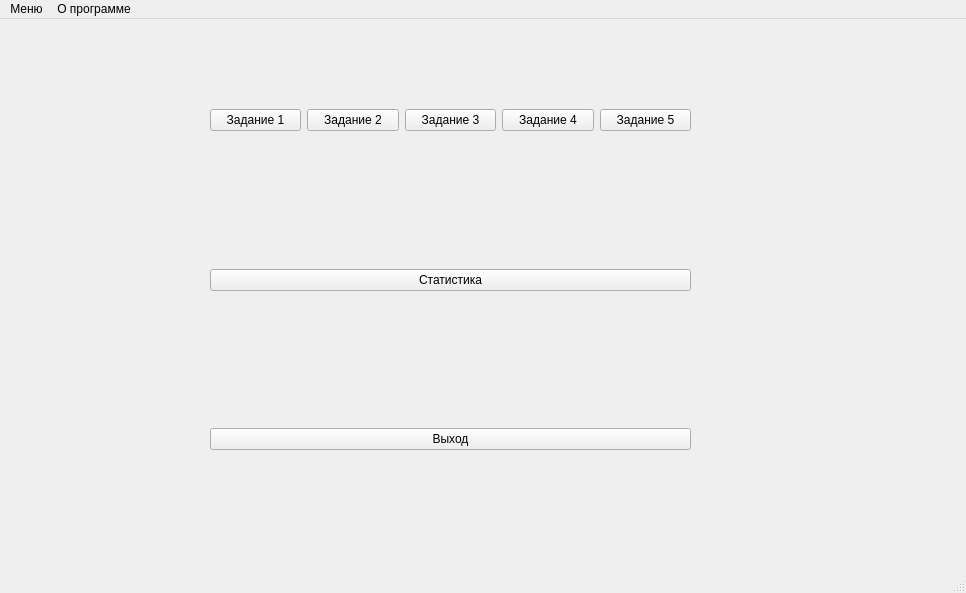
<?xml version="1.0" encoding="UTF-8"?>
<ui version="4.0">
 <class>MainWindow</class>
 <widget class="QMainWindow" name="MainWindow">
  <property name="geometry">
   <rect>
    <x>0</x>
    <y>0</y>
    <width>966</width>
    <height>593</height>
   </rect>
  </property>
  <property name="windowTitle">
   <string>MainWindow</string>
  </property>
  <widget class="QWidget" name="centralwidget">
   <widget class="QWidget" name="verticalLayoutWidget">
    <property name="geometry">
     <rect>
      <x>210</x>
      <y>90</y>
      <width>481</width>
      <height>341</height>
     </rect>
    </property>
    <layout class="QVBoxLayout" name="verticalLayout_2">
     <item>
      <layout class="QHBoxLayout" name="horizontalLayout">
       <item>
        <widget class="QPushButton" name="but_task1">
         <property name="text">
          <string>Задание 1</string>
         </property>
        </widget>
       </item>
       <item>
        <widget class="QPushButton" name="but_task2">
         <property name="text">
          <string>Задание 2</string>
         </property>
        </widget>
       </item>
       <item>
        <widget class="QPushButton" name="but_task3">
         <property name="text">
          <string>Задание 3</string>
         </property>
        </widget>
       </item>
       <item>
        <widget class="QPushButton" name="but_task4">
         <property name="text">
          <string>Задание 4</string>
         </property>
        </widget>
       </item>
       <item>
        <widget class="QPushButton" name="pushButton">
         <property name="text">
          <string>Задание 5</string>
         </property>
        </widget>
       </item>
      </layout>
     </item>
     <item>
      <spacer name="verticalSpacer">
       <property name="orientation">
        <enum>Qt::Vertical</enum>
       </property>
       <property name="sizeHint" stdset="0">
        <size>
         <width>20</width>
         <height>40</height>
        </size>
       </property>
      </spacer>
     </item>
     <item>
      <widget class="QPushButton" name="stat_button">
       <property name="text">
        <string>Статистика</string>
       </property>
      </widget>
     </item>
     <item>
      <spacer name="verticalSpacer_2">
       <property name="orientation">
        <enum>Qt::Vertical</enum>
       </property>
       <property name="sizeHint" stdset="0">
        <size>
         <width>20</width>
         <height>40</height>
        </size>
       </property>
      </spacer>
     </item>
     <item>
      <layout class="QHBoxLayout" name="horizontalLayout_2">
       <item>
        <widget class="QPushButton" name="but_exit">
         <property name="text">
          <string>Выход</string>
         </property>
        </widget>
       </item>
      </layout>
     </item>
    </layout>
   </widget>
   <widget class="QLabel" name="name_label">
    <property name="geometry">
     <rect>
      <x>30</x>
      <y>20</y>
      <width>71</width>
      <height>24</height>
     </rect>
    </property>
    <property name="text">
     <string/>
    </property>
   </widget>
  </widget>
  <widget class="QMenuBar" name="menubar">
   <property name="geometry">
    <rect>
     <x>0</x>
     <y>0</y>
     <width>966</width>
     <height>22</height>
    </rect>
   </property>
   <widget class="QMenu" name="menu">
    <property name="title">
     <string>Меню</string>
    </property>
    <addaction name="menu_task1"/>
    <addaction name="menu_task2"/>
    <addaction name="menu_task3"/>
    <addaction name="menu_task4"/>
    <addaction name="separator"/>
    <addaction name="menu_exit"/>
   </widget>
   <widget class="QMenu" name="menu_2">
    <property name="title">
     <string>О программе</string>
    </property>
   </widget>
   <addaction name="menu"/>
   <addaction name="menu_2"/>
  </widget>
  <widget class="QStatusBar" name="statusbar"/>
  <action name="menu_task1">
   <property name="text">
    <string>Задание 1</string>
   </property>
  </action>
  <action name="menu_task2">
   <property name="text">
    <string>Задание 2</string>
   </property>
  </action>
  <action name="menu_task3">
   <property name="text">
    <string>Задание 3</string>
   </property>
  </action>
  <action name="menu_task4">
   <property name="text">
    <string>Задание 4</string>
   </property>
  </action>
  <action name="menu_exit">
   <property name="text">
    <string>Выход</string>
   </property>
  </action>
 </widget>
 <resources/>
 <connections>
  <connection>
   <sender>but_exit</sender>
   <signal>clicked()</signal>
   <receiver>MainWindow</receiver>
   <slot>close()</slot>
   <hints>
    <hint type="sourcelabel">
     <x>571</x>
     <y>367</y>
    </hint>
    <hint type="destinationlabel">
     <x>482</x>
     <y>296</y>
    </hint>
   </hints>
  </connection>
 </connections>
</ui>
